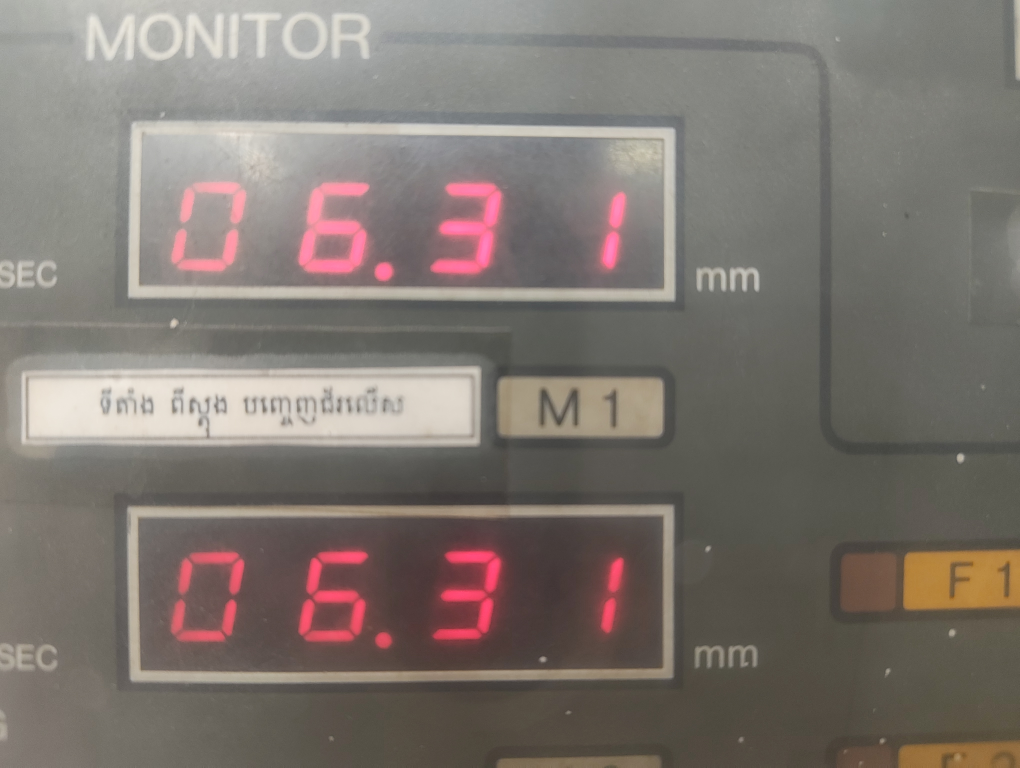
#> input picture img/raw/raw_001.jpg, 4080 x 3072 px (shown at 1/4 size)
$ python -i roi_detection.py   (imports and definitions only)
#> lines starting #> are read from the running program, lines starting #| are printed output that depends on the picture; after the words box and inside, x2 and y2 are one past the last pixel; in counts of white or black regions, pixels touching at a corner belong together
#> further down, picture is the input picture: shape (3072, 4080, 3); mean B, G, R 111.7, 117.9, 126.1
import cv2
import imutils

def preprocess(img):
    resized = imutils.resize(img, height=300)
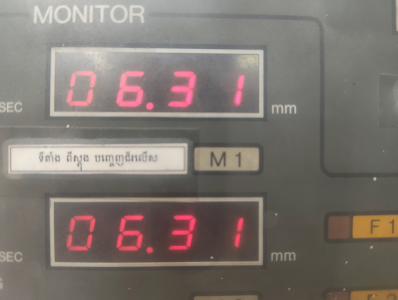
#> resized: shape (300, 398, 3); mean B, G, R 111.7, 117.9, 126.1
    gray = cv2.cvtColor(resized, cv2.COLOR_BGR2GRAY)
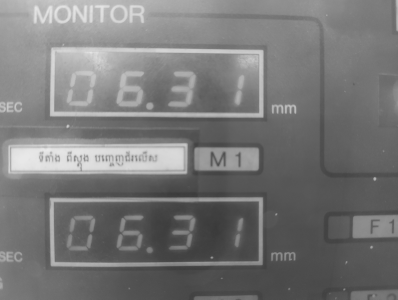
#> gray: shape (300, 398); min 57, max 234, mean 119.6
    gray = cv2.bilateralFilter(gray, 11, 17, 17)
    blurred = cv2.GaussianBlur(gray, (5, 5), 0)

    edged = cv2.Canny(blurred, 10, 100)
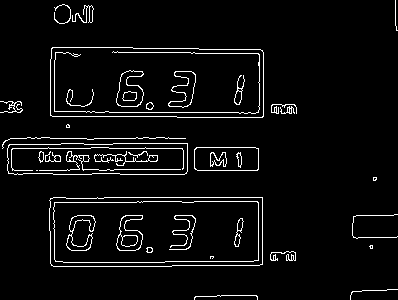
#> edged: shape (300, 398); 4.8% white in thin lines or dots
    edged = cv2.morphologyEx(
        edged,
        cv2.MORPH_CLOSE,
        cv2.getStructuringElement(cv2.MORPH_RECT, (3, 3)),
        iterations=2
    )
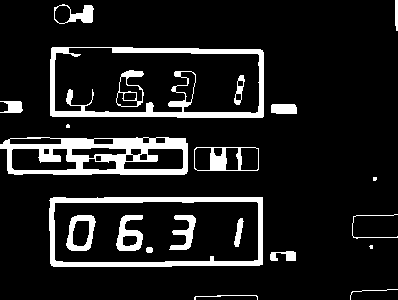
#> edged: shape (300, 398); 11.6% white; 22 white regions (3 under 20 px), largest, box (x1, y1, x2, y2) and area: (0, 137, 188, 175) 3716, (50, 47, 264, 118) 3263, (49, 197, 263, 267) 2834

    return resized, gray, edged

# [45 lines left out: functions find_big_displays, crop_from_original, not called in this run]

>>> import cv2
>>> picture = cv2.imread('img/raw/raw_001.jpg')
>>> result = preprocess(picture)

$ run again, on img/raw/raw_004.jpg
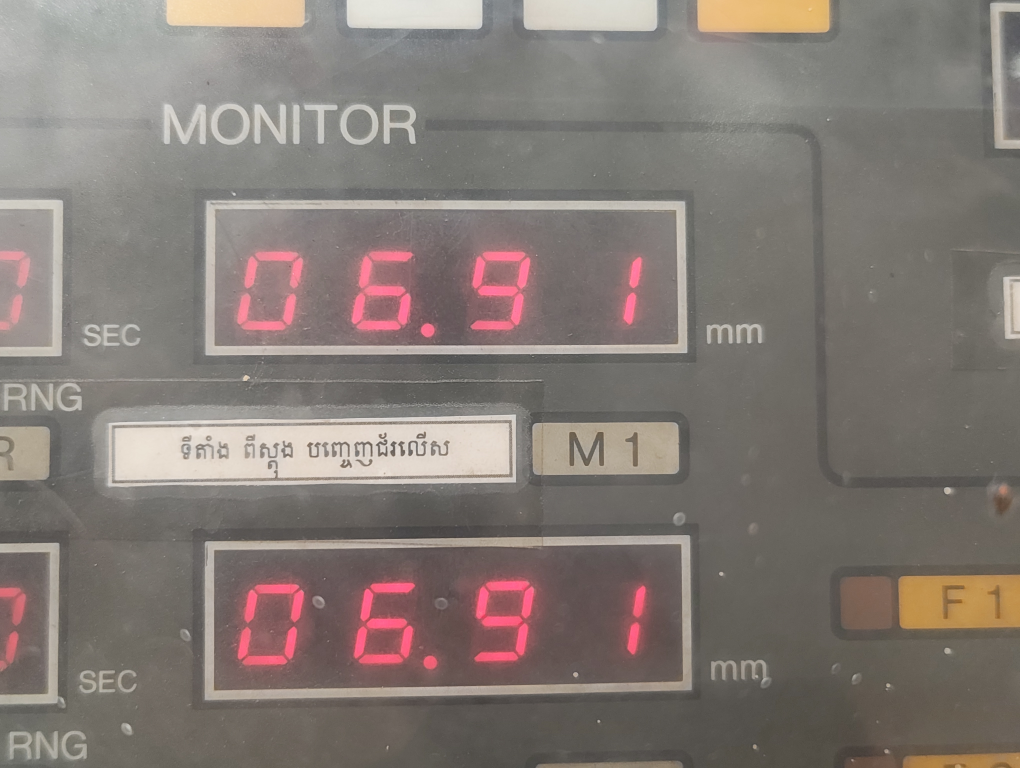
#> input picture img/raw/raw_004.jpg, 4080 x 3072 px (shown at 1/4 size)
#> picture is the input picture: shape (3072, 4080, 3); mean B, G, R 116.8, 122.4, 131.6
#> in preprocess, `edged = cv2.Canny(blurred, 10, 100)`:
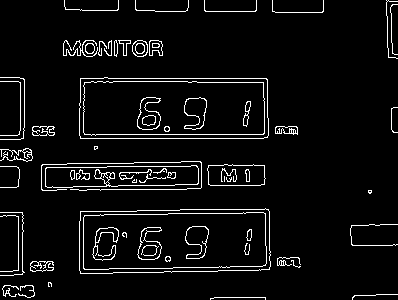
#> edged: shape (300, 398); 5.5% white in thin lines or dots
#> in preprocess, `edged = cv2.morphologyEx( edged, cv2.MORPH_CLOSE, cv2.getStructuringEl..`:
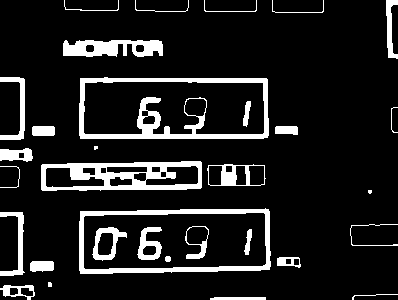
#> edged: shape (300, 398); 12.2% white; 32 white regions (3 under 20 px), largest, box (x1, y1, x2, y2) and area: (79, 77, 269, 139) 3054, (41, 161, 202, 191) 2531, (79, 208, 271, 274) 2341
